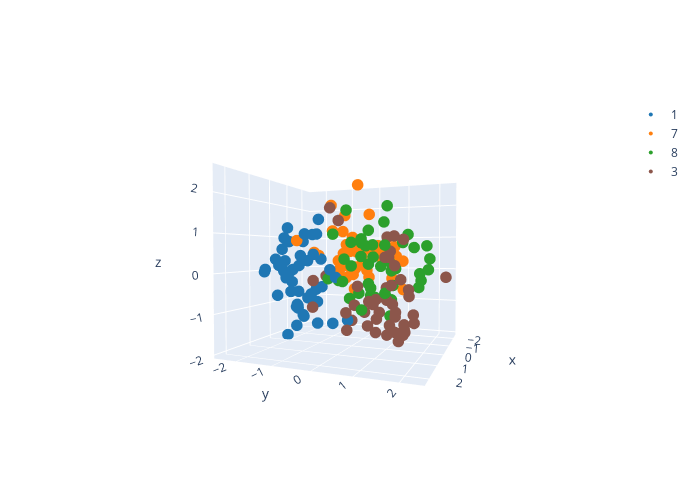

Source (notebook cell):
### Markdown cell above
##### 3d
---
三次元に分布をさせてみましょう．

- *target_dims*: 可視化対象の次元番号のリスト

---

### Code cell
# ----- adjustable parameters ----- #
target_dims = [0, 1, 2]
# --------------------------------- #

trace = []
for i in range(len(numbers)):
    m = latents[labels==numbers[i]]
    _x = m[:, target_dims[0]] 
    _y = m[:, target_dims[1]]
    _z = m[:, target_dims[2]]
    trace.append(go.Scatter3d(x=_x, y=_y, z=_z, mode="markers", name=f"{numbers[i]}", 
                              marker = dict(size=4, color=colors[i])))
layout = go.Layout(width=700, height=500)    
data = trace
fig = dict(data=data, layout=layout)
iplot(fig)
